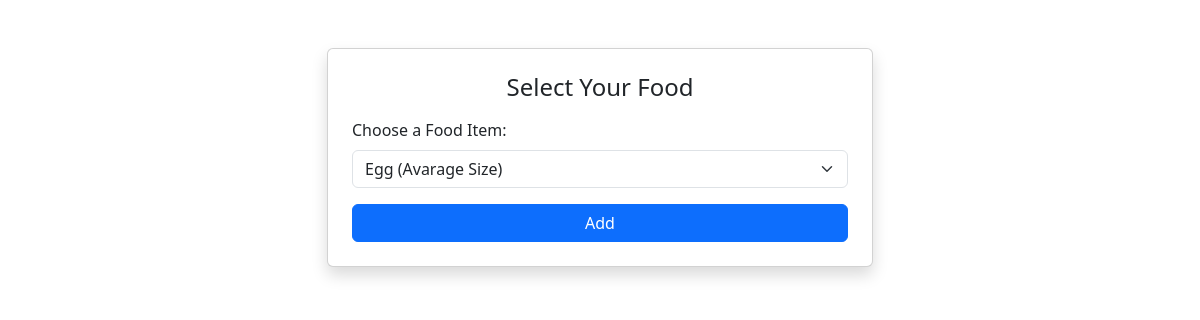
The app's page / (signed in), older data.
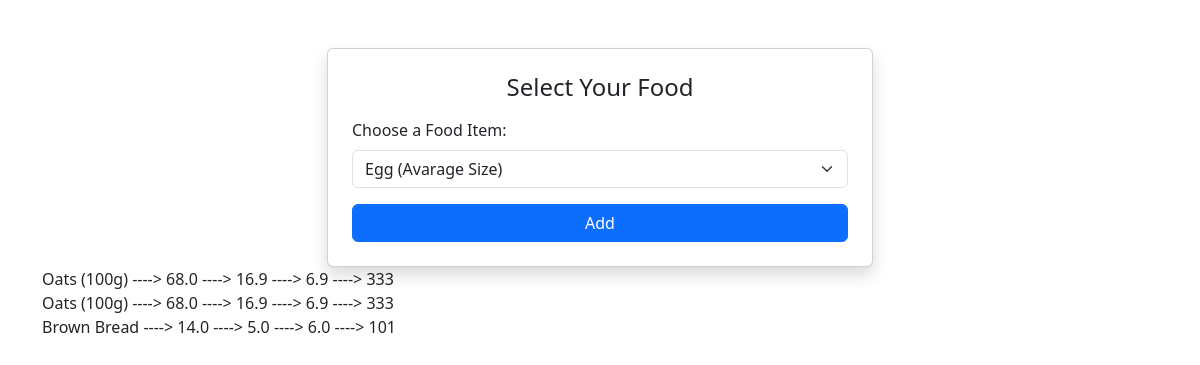
The same page, newer data.
### CCApp/models.py (models this page shows, shortened)
class Consume(models.Model):
    user = models.ForeignKey(User, on_delete=models.CASCADE)
    food_consumed = models.ForeignKey(Food, on_delete=models.CASCADE)

class Food(models.Model):
    name = models.CharField(max_length=500)
    carbs = models.FloatField()
    protein = models.FloatField()
    fats = models.FloatField()
    calories = models.IntegerField()

### CCApp/views.py (the view)
# urls.py: path('', views.index, name='index'),
def index(request):
    if request.method == 'POST':
        user = request.user
        food_consumed = request.POST['food_consumed']
        consume = Food.objects.get(name=food_consumed)
        user = request.user
        consume = Consume(user=user, food_consumed=consume)
        consume.save()
        foods = Food.objects.all()
    else:
        foods = Food.objects.all()
    consumed_food = Consume.objects.filter(user=request.user)
    context = {'foods': foods, 'consumed_food': consumed_food}
    return render(request, 'ccapp/index.html', context)

### CCApp/templates/ccapp/index.html (shortened to what this page needs)
<!DOCTYPE html>
<html lang="en">
<head>
    <link href="https://cdn.jsdelivr.net/npm/bootstrap@5.3.0/dist/css/bootstrap.min.css" rel="stylesheet">
</head>
<body>
    <div class="container mt-5">
        <div class="row justify-content-center">
            <div class="col-md-6">
                <div class="card shadow p-4">
                    <h4 class="text-center mb-3">Select Your Food</h4>
                    <form method="post">
                        <div class="mb-3">
                            <label for="food" class="form-label">Choose a Food Item:</label>
                            <select name="food_consumed" id="food_consumed" class="form-select">
                                {% for food in foods %}
                                <option value="{{ food.name }}">{{ food.name }}</option>
                                {% endfor %}
                            </select>
                        </div>
                        <button type="submit" class="btn btn-primary w-100">Add</button>
                    </form>
                </div>
            </div>
        </div>
        {% for item in consumed_food %}
        {{ item.food_consumed.name }} ---->
        {{ item.food_consumed.carbs }} ---->
        {{ item.food_consumed.protein }} ---->
        {{ item.food_consumed.fats }} ---->
        {{ item.food_consumed.calories }} <br>
        {% endfor %}
    </div>
</body>
</html>

Row changes from the older to the newer data that the page shows:
added Consume: food_consumed.name "Oats (100g)", food_consumed.carbs "68.0", food_consumed.protein "16.9", food_consumed.fats "6.9", food_consumed.calories "333"
added Consume: food_consumed.name "Oats (100g)", food_consumed.carbs "68.0", food_consumed.protein "16.9", food_consumed.fats "6.9", food_consumed.calories "333"
added Consume: food_consumed.name "Brown Bread", food_consumed.carbs "14.0", food_consumed.protein "5.0", food_consumed.fats "6.0", food_consumed.calories "101"
